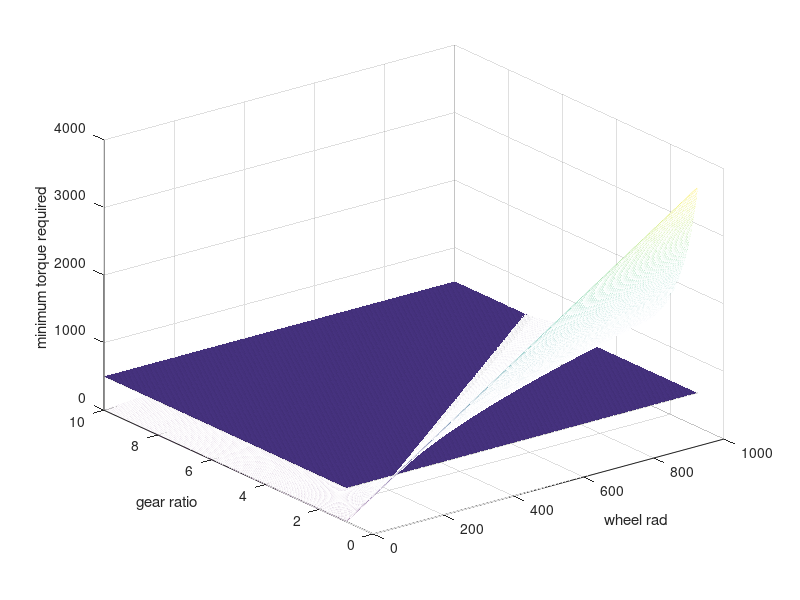

Here is the MATLAB script that generated this plot:
%Hyperloop Stability sim (V1)
clc; clear all; close all;
%% Calculate degree of curvature
% calibrated using https://www.hsr.ca.gov/docs/programs/eir_memos/Proj_Guidelines_TM1_1_6R0.pdf
L=10000; %(m) Track length
E=0; %track bank elevation (in)
u=3; %amount of underbalence
V_track_max=200; %mph
ft2m=0.3048; %ft/m
mph2mps=0.44704;%mph/mps

D=(E+u)/(0.0007*V_track_max^2); %(deg) degree curviture 
Rmin=360*100/(2*pi*D)*ft2m; %m
track_angle=L/Rmin; %(rad) portion of circle swept out by track
%% calc x,v,a 
omega=V_track_max*mph2mps/Rmin;
tf=L/V_track_max;
t=linspace(0,tf,10000);
X_track(1,:)=Rmin*cos(omega*t);
X_track(2,:)=Rmin*sin(omega*t);

V_track(1,:)=Rmin*omega*(-sin(omega*t));
V_track(2,:)=Rmin*omega*(cos(omega*t));

A_track(1,:)=-omega^2*X_track(1,:);
A_track(2,:)=-omega^2*X_track(2,:);



%% pod
m=150; %kg
w=m*9.81;
Vpod=175; %mph
Cmh=0.5; %m
mu=0.2;
Lpod=6*ft2m; %m lenght of pod
wheelf2cg=(Lpod-0.5*ft2m)/2;
wheelr2cg=(Lpod-0.5*ft2m)/2;
width=4*ft2m; %(m) width of pod
Cmx=width/2;

%weight tranfer

for i=(1:1:length(A_track))
magA(i)=sqrt(A_track(1,i)^2+A_track(2,i)^2);
end
Win=w/2-w*Cmh*(magA/9.81)/width;
Wout=w/2+w*Cmh*(magA/9.81)/width;
cmXNew=(Win*width/(w));
%https://racingcardynamics.com/weight-transfer/
%https://asawicki.info/Mirror/Car%20Physics%20for%20Games/Car%20Physics%20for%20Games.html
Mo=(Win-Wout)*width/2+(Win+Wout)*mu*Cmh-(Cmx-cmXNew)*w;
%displays absolute value of moment (-=restoring)


COFmin=(Vpod*mph2mps)^2/(9.81*Rmin); %statics Ff=mv^2/r
ke=0.5*m*(V_track(1,:).^2+V_track(2,:).^2);
Vpodmax_flat=sqrt(9.81*(width/2)*Rmin/Cmh)/mph2mps; %mph max speed of pod without tipping on flat curve
%http://www.schoolphysics.co.uk/age16-19/Mechanics/Circular%20motion/text/Cars_cornering/index.html
%% plot cuve
% %positon
% figure
% plot(X_track(1,:),X_track(2,:))
% axis equal
% 
% %velocity
% figure
% plot(V_track(1,:),V_track(2,:))
% axis equal
% 
% %accel
% figure
% plot(A_track(1,:),A_track(2,:))
% axis equal
%% Propulsion
m=150 %kg
div=1000;
Wheel_rad=(0:(1000)/div:1000);
Gear_rat=(1:9/div:10);
a=2.4*9.81; %m/s

for(i=1:1:div+1)
    for (n=1:1:div+1)
torque(i,n)=m*a*(Wheel_rad(n)/1000)/Gear_rat(i);
t_268_max(i,n)=500;
    end
end
mesh(Wheel_rad,Gear_rat,torque)
hold on
surf(Wheel_rad,Gear_rat,t_268_max)
xlabel("wheel rad");
ylabel('gear ratio');
zlabel('minimum torque required');
